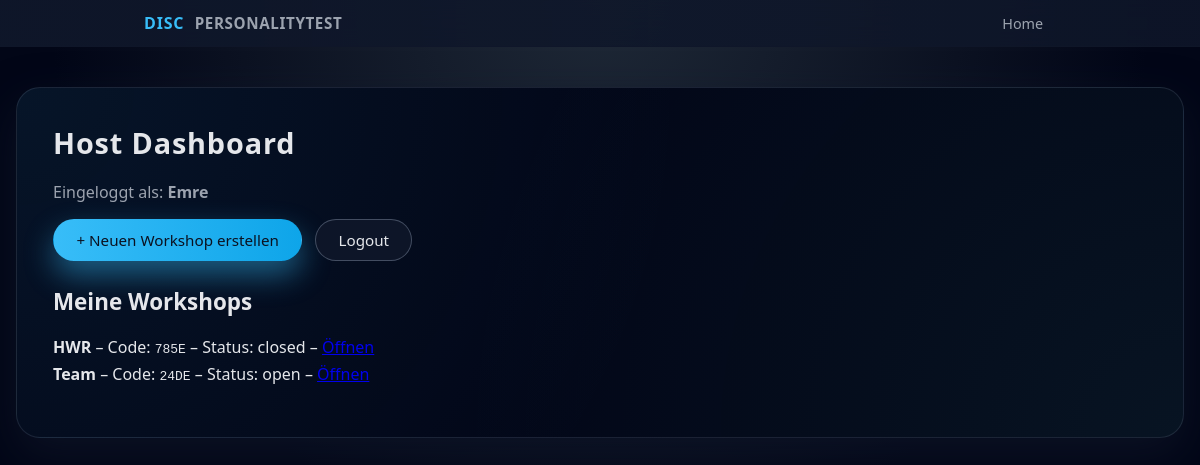
Before: /dashboard (signed in) with the older database file.
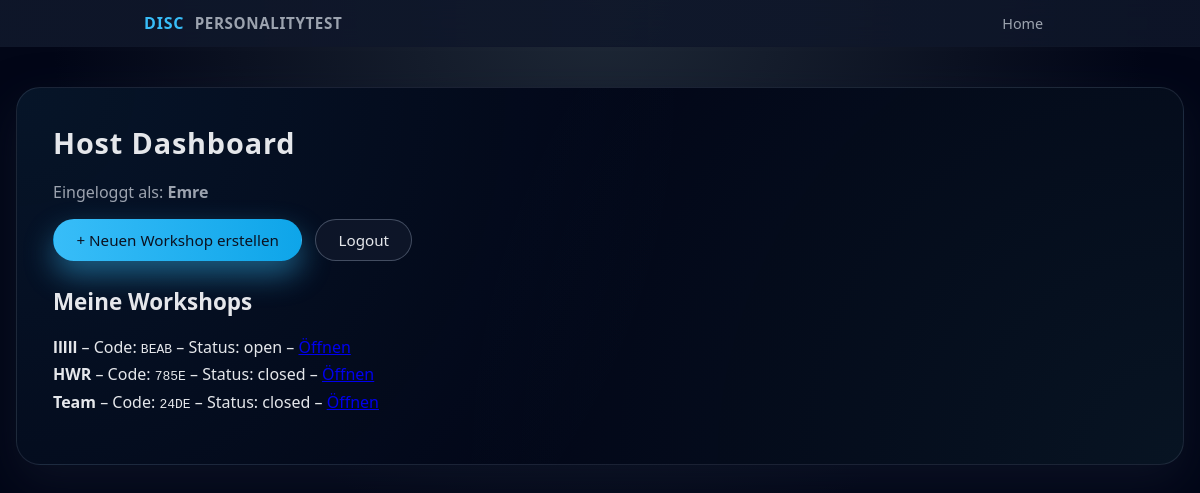
After: the same page with the newer database file.
### models.py (models this page shows)
class Workshop(db.Model):
    __tablename__ = "workshops"
    id = db.Column(db.Integer, primary_key=True)
    code = db.Column(db.String(16), unique=True, nullable=False)
    title = db.Column(db.String(200), nullable=False)
    status = db.Column(db.String(20), default="open", nullable=False)
    created_at = db.Column(db.DateTime, default=datetime.utcnow, nullable=False)
    host_id = db.Column(db.Integer, db.ForeignKey("hosts.id"), nullable=False)
    host = db.relationship("Host", back_populates="workshops")
    participants = db.relationship("Participant", back_populates="workshop", cascade="all, delete-orphan")
    answers = db.relationship("Answer", back_populates="workshop", cascade="all, delete-orphan")

### app.py (the view)
@app.route("/dashboard")
def dashboard():
    if not require_host_login():
        return redirect(url_for("login_get"))
    host_id = session["host_id"]
    workshops = Workshop.query.filter_by(host_id=host_id).order_by(Workshop.created_at.desc()).all()
    return render_template("host_home.html", workshops=workshops)

### app.py (called while the page is built)
def require_host_login():
    return "host_id" in session

### templates/host_home.html
{% extends "base.html" %}
{% block content %}
<h1>Host Dashboard</h1>
<p>Eingeloggt als: <strong>{{ session.get("host_name") }}</strong></p>
<div class="btn-row" style="margin-top: 1rem;">
  <a class="btn btn-primary" href="{{ url_for('workshop_new') }}">+ Neuen Workshop erstellen</a>
  <a class="btn btn-secondary" href="{{ url_for('logout') }}">Logout</a>
</div>
<h2 style="margin-top: 1.6rem;">Meine Workshops</h2>
{% if workshops and workshops|length > 0 %}
  <ul class="results-list">
    {% for w in workshops %}
      <li>
        <strong>{{ w.title }}</strong>
        – Code: <code>{{ w.code }}</code>
        – Status: {{ w.status }}
        – <a href="{{ url_for('host_dashboard', code=w.code) }}">Öffnen</a>
      </li>
    {% endfor %}
  </ul>
{% else %}
  <p>Noch keine Workshops vorhanden. Erstelle zuerst einen Workshop.</p>
{% endif %}
{% endblock %}

Changed rows visible on the page:
added Workshop: title "lllll", code "BEAB", status "open"
changed Workshop "Team": status "open" → "closed"
